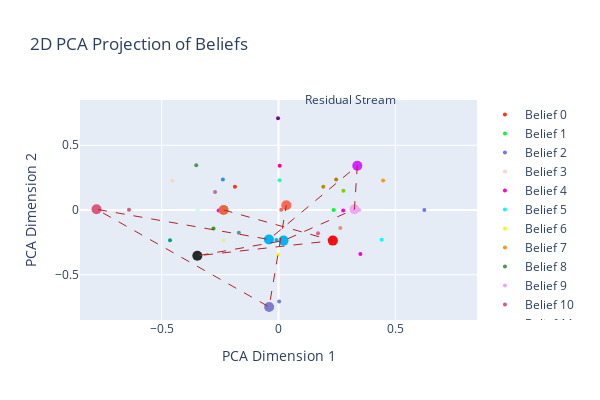

This figure's notebook cell:
### Code cell
plot = get_plot_2d_pca()
token_trajectory = []
belief_colors = []
for j,token in enumerate(sentence_activation):
    token = token.reshape(1,-1)
    transformed_token = regression.predict(token)
    transformed_token = vis_pca.transform(transformed_token)
    correct_belief = transformer_input_belief_indices[1][j].item()
    belief_colors.append(colors[correct_belief])
    token_trajectory.append(transformed_token[0])
    plot.add_trace(go.Scatter(x=[transformed_token[0][0]], y=[transformed_token[0][2]],
                                        mode='lines+markers',
                                        marker=dict(size=10, color=colors[correct_belief], opacity=1),
                                        name=f'Token {j}'),   
                            row=1, col=1)

token_trajectory = np.transpose(token_trajectory)
plot.add_trace(go.Scatter(x=token_trajectory[0], y=token_trajectory[2],
                                    mode='lines',
                                    name=f'Trajectory',line=dict(color='firebrick', width=1,
                              dash='dash')),   
                        row=1, col=1)
plot.show()

### Figure 1 — Plotly figure (JSON) as saved in the notebook; plotly's stock layout.template omitted (floating-point values rounded to 4 significant figures)
{"data": [{"marker": {"color": "#FD3216", "opacity": 1, "size": 4}, "mode": "markers", "name": "Belief 0", "type": "scatter", "x": [-0.1865], "xaxis": "x", "y": [0.1793], "yaxis": "y"}, {"marker": {"color": "#00FE35", "opacity": 1, "size": 4}, "mode": "markers", "name": "Belief 1", "type": "scatter", "x": [0.236], "xaxis": "x", "y": [-0.0004235], "yaxis": "y"}, {"marker": {"color": "#6A76FC", "opacity": 1, "size": 4}, "mode": "markers", "name": "Belief 2", "type": "scatter", "x": [0.6243], "xaxis": "x", "y": [-0.0004217], "yaxis": "y"}, {"marker": {"color": "#FED4C4", "opacity": 1, "size": 4}, "mode": "markers", "name": "Belief 3", "type": "scatter", "x": [-0.4546], "xaxis": "x", "y": [0.2261], "yaxis": "y"}, {"marker": {"color": "#FE00CE", "opacity": 1, "size": 4}, "mode": "markers", "name": "Belief 4", "type": "scatter", "x": [0.3505], "xaxis": "x", "y": [-0.3409], "yaxis": "y"}, {"marker": {"color": "#0DF9FF", "opacity": 1, "size": 4}, "mode": "markers", "name": "Belief 5", "type": "scatter", "x": [0.4418], "xaxis": "x", "y": [-0.2296], "yaxis": "y"}, {"marker": {"color": "#F6F926", "opacity": 1, "size": 4}, "mode": "markers", "name": "Belief 6", "type": "scatter", "x": [-0.0007319], "xaxis": "x", "y": [-0.3445], "yaxis": "y"}, {"marker": {"color": "#FF9616", "opacity": 1, "size": 4}, "mode": "markers", "name": "Belief 7", "type": "scatter", "x": [0.4478], "xaxis": "x", "y": [0.2282], "yaxis": "y"}, {"marker": {"color": "#479B55", "opacity": 1, "size": 4}, "mode": "markers", "name": "Belief 8", "type": "scatter", "x": [-0.3522], "xaxis": "x", "y": [0.3458], "yaxis": "y"}, {"marker": {"color": "#EEA6FB", "opacity": 1, "size": 4}, "mode": "markers", "name": "Belief 9", "type": "scatter", "x": [0.3452], "xaxis": "x", "y": [-0.0002204], "yaxis": "y"}, {"marker": {"color": "#DC587D", "opacity": 1, "size": 4}, "mode": "markers", "name": "Belief 10", "type": "scatter", "x": [-0.6403], "xaxis": "x", "y": [0.001057], "yaxis": "y"}, {"marker": {"color": "#D626FF", "opacity": 1, "size": 4}, "mode": "markers", "name": "Belief 11", "type": "scatter", "x": [0.3494], "xaxis": "x", "y": [0.3469], "yaxis": "y"}, {"marker": {"color": "#6E899C", "opacity": 1, "size": 4}, "mode": "markers", "name": "Belief 12", "type": "scatter", "x": [-0.1698], "xaxis": "x", "y": [-0.1764], "yaxis": "y"}, {"marker": {"color": "#00B5F7", "opacity": 1, "size": 4}, "mode": "markers", "name": "Belief 13", "type": "scatter", "x": [-0.009173], "xaxis": "x", "y": [-0.2312], "yaxis": "y"}, {"marker": {"color": "#B68E00", "opacity": 1, "size": 4}, "mode": "markers", "name": "Belief 14", "type": "scatter", "x": [0.1918], "xaxis": "x", "y": [0.1802], "yaxis": "y"}, {"marker": {"color": "#C9FBE5", "opacity": 1, "size": 4}, "mode": "markers", "name": "Belief 15", "type": "scatter", "x": [-0.3464], "xaxis": "x", "y": [-0.001949], "yaxis": "y"}, {"marker": {"color": "#FF0092", "opacity": 1, "size": 4}, "mode": "markers", "name": "Belief 16", "type": "scatter", "x": [0.005075], "xaxis": "x", "y": [0.3415], "yaxis": "y"}, {"marker": {"color": "#22FFA7", "opacity": 1, "size": 4}, "mode": "markers", "name": "Belief 17", "type": "scatter", "x": [0.004581], "xaxis": "x", "y": [0.2294], "yaxis": "y"}, {"marker": {"color": "#E3EE9E", "opacity": 1, "size": 4}, "mode": "markers", "name": "Belief 18", "type": "scatter", "x": [-0.235], "xaxis": "x", "y": [-0.236], "yaxis": "y"}, {"marker": {"color": "#86CE00", "opacity": 1, "size": 4}, "mode": "markers", "name": "Belief 19", "type": "scatter", "x": [0.2782], "xaxis": "x", "y": [0.1496], "yaxis": "y"}, {"marker": {"color": "#BC7196", "opacity": 1, "size": 4}, "mode": "markers", "name": "Belief 20", "type": "scatter", "x": [-0.2716], "xaxis": "x", "y": [0.14], "yaxis": "y"}, {"marker": {"color": "#7E7DCD", "opacity": 1, "size": 4}, "mode": "markers", "name": "Belief 21", "type": "scatter", "x": [0.0028], "xaxis": "x", "y": [-0.7067], "yaxis": "y"}, {"marker": {"color": "#FC6955", "opacity": 1, "size": 4}, "mode": "markers", "name": "Belief 22", "type": "scatter", "x": [0.01173], "xaxis": "x", "y": [0.001882], "yaxis": "y"}, {"marker": {"color": "#E48F72", "opacity": 1, "size": 4}, "mode": "markers", "name": "Belief 23", "type": "scatter", "x": [0.2648], "xaxis": "x", "y": [-0.1394], "yaxis": "y"}, {"marker": {"color": "#2E91E5", "opacity": 1, "size": 4}, "mode": "markers", "name": "Belief 24", "type": "scatter", "x": [-0.2383], "xaxis": "x", "y": [0.235], "yaxis": "y"}, {"marker": {"color": "#E15F99", "opacity": 1, "size": 4}, "mode": "markers", "name": "Belief 25", "type": "scatter", "x": [0.1695], "xaxis": "x", "y": [-0.1795], "yaxis": "y"}, {"marker": {"color": "#1CA71C", "opacity": 1, "size": 4}, "mode": "markers", "name": "Belief 26", "type": "scatter", "x": [-0.2784], "xaxis": "x", "y": [-0.1433], "yaxis": "y"}, {"marker": {"color": "#FB0D0D", "opacity": 1, "size": 4}, "mode": "markers", "name": "Belief 27", "type": "scatter", "x": [0.2322], "xaxis": "x", "y": [-0.2383], "yaxis": "y"}, {"marker": {"color": "#DA16FF", "opacity": 1, "size": 4}, "mode": "markers", "name": "Belief 28", "type": "scatter", "x": [-0.2566], "xaxis": "x", "y": [-0.004043], "yaxis": "y"}, {"marker": {"color": "#222A2A", "opacity": 1, "size": 4}, "mode": "markers", "name": "Belief 29", "type": "scatter", "x": [-0.3587], "xaxis": "x", "y": [-0.3524], "yaxis": "y"}, {"marker": {"color": "#B68100", "opacity": 1, "size": 4}, "mode": "markers", "name": "Belief 30", "type": "scatter", "x": [0.2467], "xaxis": "x", "y": [0.2352], "yaxis": "y"}, {"marker": {"color": "#750D86", "opacity": 1, "size": 4}, "mode": "markers", "name": "Belief 31", "type": "scatter", "x": [-0.002052], "xaxis": "x", "y": [0.708], "yaxis": "y"}, {"marker": {"color": "#EB663B", "opacity": 1, "size": 4}, "mode": "markers", "name": "Belief 32", "type": "scatter", "x": [-0.235], "xaxis": "x", "y": [0.0003691], "yaxis": "y"}, {"marker": {"color": "#00A08B", "opacity": 1, "size": 4}, "mode": "markers", "name": "Belief 34", "type": "scatter", "x": [-0.4646], "xaxis": "x", "y": [-0.2337], "yaxis": "y"}, {"marker": {"color": "#FB00D1", "opacity": 1, "size": 4}, "mode": "markers", "name": "Belief 35", "type": "scatter", "x": [0.277], "xaxis": "x", "y": [-0.004299], "yaxis": "y"}, {"marker": {"color": "#EB663B", "opacity": 1, "size": 10}, "mode": "lines+markers", "name": "Token 0", "type": "scatter", "x": [-0.235], "xaxis": "x", "y": [0.0003684], "yaxis": "y"}, {"marker": {"color": "#FB0D0D", "opacity": 1, "size": 10}, "mode": "lines+markers", "name": "Token 1", "type": "scatter", "x": [0.2326], "xaxis": "x", "y": [-0.2364], "yaxis": "y"}, {"marker": {"color": "#222A2A", "opacity": 1, "size": 10}, "mode": "lines+markers", "name": "Token 2", "type": "scatter", "x": [-0.3475], "xaxis": "x", "y": [-0.3538], "yaxis": "y"}, {"marker": {"color": "#00B5F7", "opacity": 1, "size": 10}, "mode": "lines+markers", "name": "Token 3", "type": "scatter", "x": [0.02164], "xaxis": "x", "y": [-0.2366], "yaxis": "y"}, {"marker": {"color": "#EEA6FB", "opacity": 1, "size": 10}, "mode": "lines+markers", "name": "Token 4", "type": "scatter", "x": [0.3252], "xaxis": "x", "y": [0.005569], "yaxis": "y"}, {"marker": {"color": "#D626FF", "opacity": 1, "size": 10}, "mode": "lines+markers", "name": "Token 5", "type": "scatter", "x": [0.3374], "xaxis": "x", "y": [0.3418], "yaxis": "y"}, {"marker": {"color": "#00B5F7", "opacity": 1, "size": 10}, "mode": "lines+markers", "name": "Token 6", "type": "scatter", "x": [-0.04104], "xaxis": "x", "y": [-0.2276], "yaxis": "y"}, {"marker": {"color": "#DC587D", "opacity": 1, "size": 10}, "mode": "lines+markers", "name": "Token 7", "type": "scatter", "x": [-0.7793], "xaxis": "x", "y": [0.005455], "yaxis": "y"}, {"marker": {"color": "#7E7DCD", "opacity": 1, "size": 10}, "mode": "lines+markers", "name": "Token 8", "type": "scatter", "x": [-0.04015], "xaxis": "x", "y": [-0.7489], "yaxis": "y"}, {"marker": {"color": "#FC6955", "opacity": 1, "size": 10}, "mode": "lines+markers", "name": "Token 9", "type": "scatter", "x": [0.03353], "xaxis": "x", "y": [0.03707], "yaxis": "y"}, {"line": {"color": "firebrick", "dash": "dash", "width": 1}, "mode": "lines", "name": "Trajectory", "type": "scatter", "x": [-0.235, 0.2326, -0.3475, 0.02164, 0.3252, 0.3374, -0.04104, -0.7793, -0.04015, 0.03353], "xaxis": "x", "y": [0.0003684, -0.2364, -0.3538, -0.2366, 0.005569, 0.3418, -0.2276, 0.005455, -0.7489, 0.03707], "yaxis": "y"}], "layout": {"annotations": [{"showarrow": false, "text": "Residual Stream", "x": 0.8, "xref": "paper", "y": 1.05, "yref": "paper"}], "height": 400, "title": {"text": "2D PCA Projection of Beliefs"}, "width": 600, "xaxis": {"anchor": "y", "domain": [0, 1], "range": [-0.85, 0.85], "title": {"text": "PCA Dimension 1"}}, "yaxis": {"anchor": "x", "domain": [0, 1], "range": [-0.85, 0.85], "title": {"text": "PCA Dimension 2"}}}}
